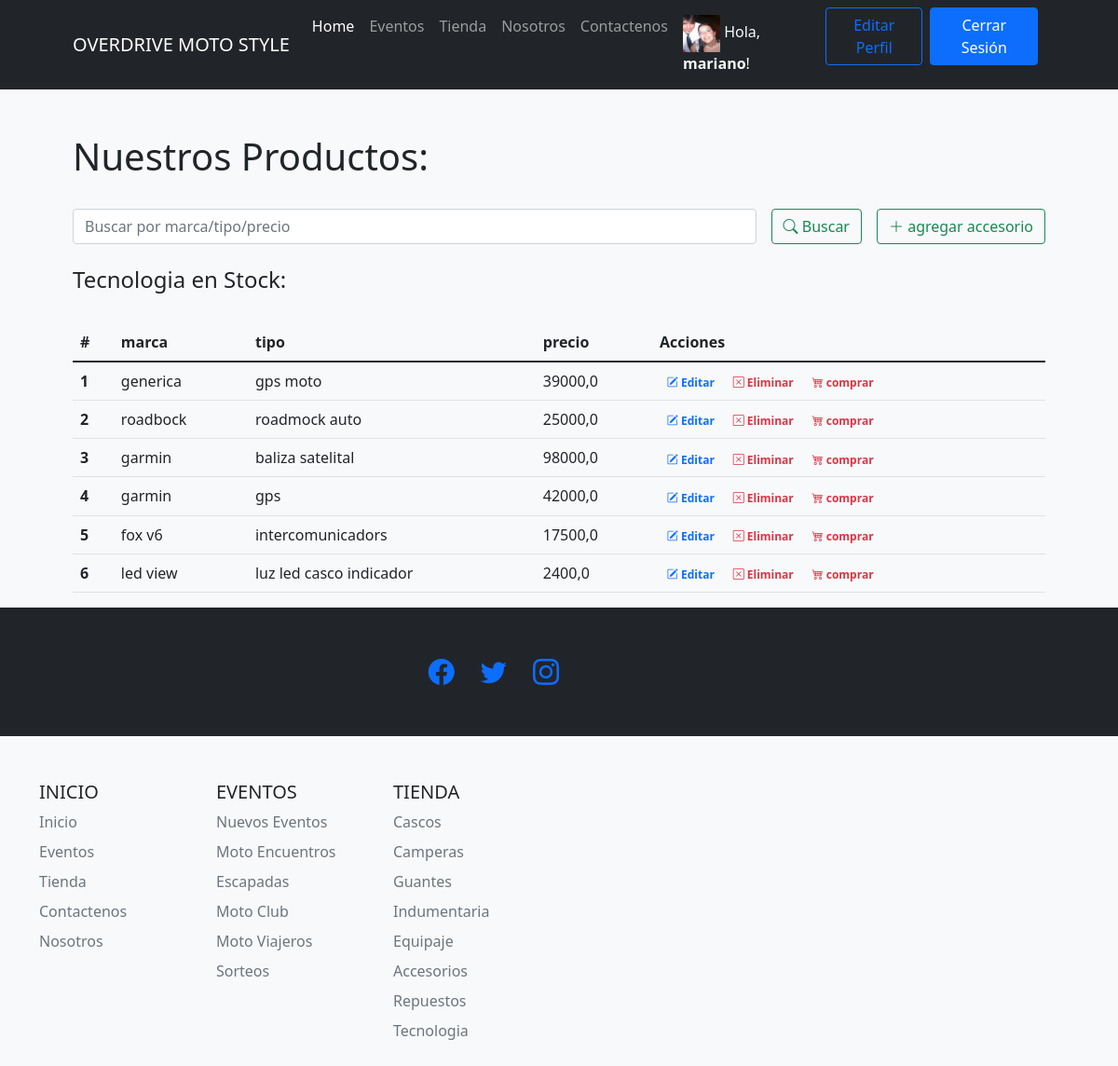
Screenshot of /tiendaapp/tecnologia/ (signed in) with the database file from the repository.
### tiendaapp/models.py (models this page shows)
class Avatar(models.Model):
    usuario = models.OneToOneField(User, on_delete=models.CASCADE)
    imagen = models.ImageField(upload_to='avatar/', blank=True, null=True)

class tecnologia(models.Model):
    marca = models.CharField("Marca", max_length=30)
    tipo = models.CharField("Tipo", max_length=30)
    precio = models.FloatField ("Precio $")

### tiendaapp/views.py (the view)
# urls.py: path('tecnologia/', tecnologias, name = 'tecnologia'),
@login_required
def tecnologias (request):
    if request.method == "POST":
        search = request.POST["search"]
        if search != "":
            tecnologias = tecnologia.objects.filter( Q(marca__icontains=search) | Q(tipo__icontains=search) | Q(precio__icontains=search) ).values()
            return render(request,"tiendaapp/tecnologia.html", {"tecnologias":tecnologias, "search":True, "busqueda":search})
    tecnologias = tecnologia.objects.all()
    return render(request, 'tiendaapp/tecnologia.html', {"tecnologia":tecnologias, "search":False})

### tiendaapp/templates/tiendaapp/tecnologia.html (shortened to what this page needs)
{% extends 'tiendaapp/base.html' %}
{% load static %}
{% block contenidoPagina %}
<section class="bg-light py-5">
    <div class="container px-5">
        <h1>Nuestros Productos:</h1>
        <br>
        <div class="row gx-5 justify-content-center">
            <div class="col-lg-12">
                <form class="d-flex my-2 my-lg-0" action="" method="post">
                    <input class="flex-grow-0 form-control mr-sm-2" type="search" name="search" placeholder="Buscar por marca/tipo/precio" aria-label="Search">
                    <button class="btn btn-outline-success text-nowrap ms-3 my-2 my-sm-0" type="submit"> <i class="bi bi-search"></i> Buscar</button>
                    {% if user.is_staff %}
                        <a class="btn btn-outline-success text-nowrap ms-3 my-2 my-sm-0" href="{% url 'crear_tecnologia' %}"> <i class="bi bi-plus-lg"></i> agregar accesorio</a>
                    {% endif %}
                </form>
            </div>
        </div>
        <br>
        <h4>Tecnologia
            {% if search %}
                para "{{busqueda}}":
            {% else %}
                en Stock:
            {% endif %}
        </h4>
        <br>
        <div class="row gx-5 justify-content-center">
            <div class="col-lg-20 table-responsive">
                <table class="table table-theme">
                    <thead>
                        <tr>
                            <th scope="col">#</th>
                            <th scope="col">marca</th>
                            <th scope="col">tipo</th>
                            <th scope="col">precio</th>
                            {% if user.is_staff %}
                            <th scope="col">Acciones</th>
                            {% endif %}
                        </tr>
                    </thead>
                    <tbody>
                        {% for tecnologia in tecnologia %}
                            <tr>
                                <th scope="row">{{forloop.counter}}</th>
                                <td>{{tecnologia.marca}}</td>
                                <td>{{tecnologia.tipo}}</td>
                                <td>{{tecnologia.precio}}</td>
                                <td>
                                    {% if user.is_staff %}
                                        <a href="{% url 'editar_tecnologia' tecnologia.id %}" class="text-primary badge badge-primary text-decoration-none"> <i class="bi bi-pencil-square"></i> Editar</a>
                                        <a href="{% url 'eliminar_tecnologia' tecnologia.id %}" class="text-danger badge badge-danger text-decoration-none"> <i class="bi bi-x-square"></i> Eliminar</a>
                                    {% endif %}
                                    <a href="{% url 'ver_producto' %}" class="text-danger badge badge-danger text-decoration-none"> <i class="bi bi-cart4"></i> comprar</a>
                                </td>
                            </tr>
                        {% endfor %}
                    </tbody>
                </table>
            </div>
        </div>
    </div>
{% endblock %}

### tiendaapp/templates/tiendaapp/base.html (shortened to what this page needs)
{% load static %}
<!DOCTYPE html>
<html lang="es-la">
    <head>
        <link rel="stylesheet" href="https://cdn.jsdelivr.net/npm/bootstrap-icons@1.8.3/font/bootstrap-icons.css">
        <link href="{% static 'css/styles.css'%}" rel="stylesheet" />
    </head>
    <body>
        <nav class="navbar navbar-expand-lg navbar-dark bg-dark">
            <div class="container px-5">
                <a class="navbar-brand" href="{% url 'index' %}">OVERDRIVE MOTO STYLE</a>
               <div class="collapse navbar-collapse" id="navbarSupportedContent">
                    <ul class="navbar-nav ms-auto mb-2 mb-lg-0">
                        <li class="nav-item"><a class="nav-link active" aria-current="page" href="{% url 'index' %}">Home</a></li>
                        <li class="nav-item"><a class="nav-link" href="{% url 'Eventos' %}">Eventos</a></li>
                        <li class="nav-item"><a class="nav-link" href="{% url 'tienda' %}">Tienda</a></li>
                        <li class="nav-item"><a class="nav-link" href="{% url 'nosotros' %}">Nosotros</a></li>
                        <li class="nav-item"><a class="nav-link" href="{% url 'contacto' %}">Contactenos</a></li>
                        {% if user.is_authenticated %}
                            <li class="nav-item"><p class="text-light my-2 mx-2">
                                {% if user.avatar.imagen %}
                                    <img src="{{ user.avatar.imagen.url }}" style="width: 40px; height: 40px;" alt="">
                                {% else %}
                                    <i class="bi bi-person-bounding-box"></i>
                                {% endif %}
                                Hola, <b>{{user.username}}</b>!</p></li>
                            <li class="nav-item"><a class="btn btn-outline-primary" href="{% url 'editar_perfil' %}">Editar Perfil</a></li>
                            <li class="nav-item"><a class="btn btn-primary mx-2" href="{% url 'logout' %}">Cerrar Sesión</a></li>
                        {% else %}
                            <li class="nav-item"><a class="btn btn-primary mx-2" href="{% url 'login' %}">Iniciar Sesión</a></li>
                            <li class="nav-item"><a class="btn btn-outline-primary" href="{% url 'register' %}">Registrarse</a></li>
                        {% endif %}
                    </ul>
                </div>
            </div>
        </nav>
        {% block contenidoPagina %}
        {% endblock %}
        <footer class="py-5 bg-dark">
            <div class="container px-4 px-lg-5">
                <div class="col-lg-6 h-100 text-center text-lg-end my-auto">
                    <ul class="list-inline mb-0">
                        <li class="list-inline-item me-4">
                            <a href="{% url 'en_construccion'%}" ><i class="bi-facebook fs-3"></i></a>
                        </li>
                        <li class="list-inline-item me-4">
                            <a href="{% url 'en_construccion'%}" ><i class="bi-twitter fs-3"></i></a>
                        </li>
                        <li class="list-inline-item">
                            <a href="{% url 'en_construccion'%}" ><i class="bi-instagram fs-3"></i></a>
                        </li>
                    </ul>
                </div>
        </footer>
    </body>
</html>
</html>
    </body>
        <div class="container">
            <footer class="py-5">
            <div class="row">
                <div class="col-6 col-md-2 mb-3">
                <h5>INICIO</h5>
                <ul class="nav flex-column">
                    <li class="nav-item mb-2"><a href="{% url 'index' %}" class="nav-link p-0 text-muted">Inicio</a></li>
                    <li class="nav-item mb-2"><a href="{% url 'Eventos' %}" class="nav-link p-0 text-muted">Eventos</a></li>
                    <li class="nav-item mb-2"><a href="{% url 'tienda' %}" class="nav-link p-0 text-muted">Tienda</a></li>
                    <li class="nav-item mb-2"><a href="{% url 'contacto' %}" class="nav-link p-0 text-muted">Contactenos</a></li>
                    <li class="nav-item mb-2"><a href="{% url 'nosotros' %}" class="nav-link p-0 text-muted">Nosotros</a></li>
                </ul>
                </div>
                <div class="col-6 col-md-2 mb-3">
                <h5>EVENTOS</h5>
                <ul class="nav flex-column">
                   {% if user.is_staff %}
                    <li class="nav-item mb-2"><a href="{% url 'crear_Evento' %}"  class="nav-link p-0 text-muted">Nuevos Eventos</a></li>
                   {% endif %}
                    <li class="nav-item mb-2"><a href="{% url 'Eventos' %}" class="nav-link p-0 text-muted">Moto Encuentros</a></li>
                    <li class="nav-item mb-2"><a href="{% url 'en_construccion'%}" class="nav-link p-0 text-muted">Escapadas</a></li>
                    <li class="nav-item mb-2"><a href="{% url 'en_construccion'%}" class="nav-link p-0 text-muted">Moto Club</a></li>
                    <li class="nav-item mb-2"><a href="{% url 'en_construccion'%}" class="nav-link p-0 text-muted">Moto Viajeros</a></li>
                    <li class="nav-item mb-2"><a href="{% url 'en_construccion'%}" class="nav-link p-0 text-muted">Sorteos</a></li>
                </ul>
                </div>
                <div class="col-6 col-md-2 mb-3">
                <h5>TIENDA</h5>
                <ul class="nav flex-column">
                    <li class="nav-item mb-2"><a href="{% url 'cascos' %}"  class="nav-link p-0 text-muted">Cascos</a></li>
                    <li class="nav-item mb-2"><a href="{% url 'camperas' %}"  class="nav-link p-0 text-muted">Camperas</a></li>
                    <li class="nav-item mb-2"><a href="{% url 'guantes' %}"  class="nav-link p-0 text-muted">Guantes</a></li>
                    <li class="nav-item mb-2"><a href="{% url 'indumentaria' %}"  class="nav-link p-0 text-muted">Indumentaria</a></li>
                    <li class="nav-item mb-2"><a href="{% url 'equipaje' %}"  class="nav-link p-0 text-muted">Equipaje</a></li>
                    <li class="nav-item mb-2"><a href="{% url 'accesorios' %}"  class="nav-link p-0 text-muted">Accesorios</a></li>
                    <li class="nav-item mb-2"><a href="{% url 'repuestos' %}"  class="nav-link p-0 text-muted">Repuestos</a></li>
                    <li class="nav-item mb-2"><a href="{% url 'tecnologia' %}"  class="nav-link p-0 text-muted">Tecnologia</a></li>
                </ul>
                </div>
        </div>
    </body>
</html>

### rows the page displays
tecnologia: marca "generica", tipo "gps moto", precio "39000,0"
tecnologia: marca "roadbock", tipo "roadmock auto", precio "25000,0"
tecnologia: marca "garmin", tipo "baliza satelital", precio "98000,0"
tecnologia: marca "garmin", tipo "gps", precio "42000,0"
tecnologia: marca "fox v6", tipo "intercomunicadors", precio "17500,0"
tecnologia: marca "led view", tipo "luz led casco indicador", precio "2400,0"

### other values shown
{{ user.username }} "mariano"
